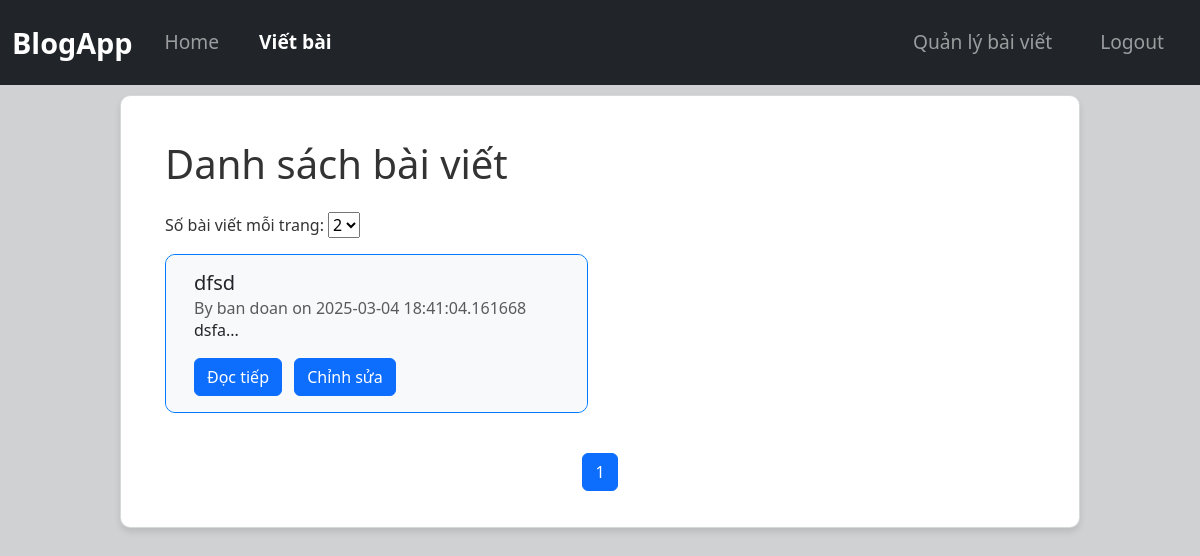
The page /posts-management (signed in) on the database its author committed.
### tables this page shows
CREATE TABLE posts (
            id INTEGER PRIMARY KEY AUTOINCREMENT,
            title TEXT NOT NULL,
            content TEXT NOT NULL,
            username TEXT,
            date_posted TIMESTAMP DEFAULT CURRENT_TIMESTAMP
        );

### app/routes_post.py (the view, shortened to what this page needs)
@post_bp.route("/posts-management",methods = ["POST","GET"])
@login_required
def posts_management():
    page = request.args.get("page", 1, type=int)
    per_page = request.args.get("per_page", 2, type=int)
    db = get_db()
    total_posts = db.execute("SELECT COUNT(*) FROM posts where username = ?",(current_user.username,)).fetchone()[0]
    total_pages = (total_posts + per_page - 1) // per_page
    posts = db.execute(
        "SELECT * FROM posts WHERE username = ? ORDER BY date_posted DESC LIMIT ? OFFSET ?",
        (current_user.username,per_page, (page - 1) * per_page)
    ).fetchall()
    posts_del_id = request.args.getlist("delete_post")
    return render_template("posts_management.html",per_page = per_page,posts = posts,page = page,total_pages = total_pages,current_user = current_user)

### app/__init__.py (called while the page is built)
def create_app():
    app = Flask(__name__)
    app.config["SECRET_KEY"] = "dev"
    app.teardown_appcontext(close_db)
    login_manager = LoginManager()
    login_manager.init_app(app)
    @login_manager.user_loader
    def load_user(user_id):
        user =  get_user_by_id(user_id)
        return User(user['id'],user['username'],user['email'],user['is_admin'],user['is_ban'])
    from app.routes_account import user_bp
    from app.routes_post import post_bp
    app.register_blueprint(post_bp)
    app.register_blueprint(user_bp)
    return app

### app/db.py (called while the page is built)
def get_db():
    if "db" not in g:
        g.db = sqlite3.connect(DATABASE)
        g.db.row_factory = sqlite3.Row  # Trả về dict thay vì tuple
    return g.db

def get_user_by_id(id):
    db = get_db()
    user = db.execute("SELECT * FROM users WHERE id = ?", (id,)).fetchone()
    return dict(user) if user != None else None

### app/templates/posts_management.html (shortened to what this page needs)
{% extends "base.html" %}
{% block content %}
    <div class="container">
        <h1 class="mb-4">Danh sách bài viết</h1>
        <form method="GET" action="{{ url_for('post_bp.posts_management') }}" class="mb-3">
            <label for="per_page">Số bài viết mỗi trang:</label>
            <select name="per_page" id="per_page" onchange="this.form.submit()">
                <option value="2" {% if per_page == 2 %}selected{% endif %}>2</option>
            </select>
        </form>
        <form method="GET" action="{{url_for('post_bp.posts_management')}}">
            <div class="row">
                {% for post in posts %}
                    <div class="col-md-6">
                        <div class="card mb-3">
                            <label>
                                <div class="card-body" style="display: flex;align-items: center;justify-content: space-between;gap: 10px;">
                                    <div class="container">
                                        <h5 class="card-title">{{ post.title }}</h5>
                                        <h6 class="card-subtitle text-muted">
                                            By {{ post.username }} on {{ post.date_posted }}
                                        </h6>
                                        <p class="post-preview">
                                            {{ post.content|replace('\n', '<br>') | safe }}...
                                        </p>
                                        <a href="{{ url_for('post_bp.post_detail', post_id=post.id) }}" class="btn btn-primary">Đọc tiếp</a>
                                        <a href="{{ url_for('post_bp.edit_post', post_id=post.id) }}" class="btn btn-primary ms-2">
                                             Chỉnh sửa
                                        </a>
                                    </div>
                                </div>
                            </label>
                        </div>
                    </div>
                {% else %}
                    <p>Không có bài viết nào.</p>
                {% endfor %}
            </div>
        </form>
        <nav aria-label="Page navigation">
            <ul class="pagination justify-content-center mt-4">
                {% for p in range(1, total_pages + 1) %}
                    <li class="page-item {% if p == page %}active{% endif %}">
                        <a class="page-link" href="{{ url_for('post_bp.posts_management', page=p, per_page = per_page) }}">{{ p }}</a>
                    </li>
                {% endfor %}
            </ul>
        </nav>
    </div>
{% endblock %}

### app/static/css/style.css (style rules this page uses)
body { background-color: #cfd1d2; color: #333333; }
.mb-3 { border-radius: 10px; border-color: #007BFF ; }
.card-body { border-radius: 10px; border: 1px ; overflow: hidden; background-color: #F8F9FA ; }
.container { max-width: 1200px; }
.post-preview { display: -webkit-box; -webkit-line-clamp: 2; -webkit-box-orient: vertical; overflow: hidden; text-overflow: ellipsis; max-height: 3em; }

### rows shown on the page
posts: title "dfsd", username "ban doan", date_posted "2025-03-04 18:41:04.161668", content "dsfa"

### other values the page prints
{{ p }} "1"
